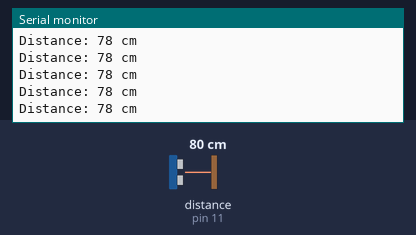
Simulated run of this sketch. Board: Arduino Uno, built with avr-gcc and run on an emulated ATmega328P. Shown: the last lines printed to the serial monitor. Wiring (inferred from the names in the program): ultrasonic range finder: trigger pin 10; echo pin 11. Inputs (shaded band) come from the test bench; at power-on: distance to the obstacle (sensor on pin 11) 80 cm. The echo pulse lasts 58.3 µs per cm.

Above: at 1.2 s.
1.3 s: distance to the obstacle (sensor on pin 11) set to 299 cm
At 1.62 s:
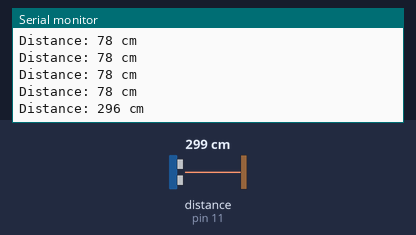
4.3 s: distance to the obstacle (sensor on pin 11) set to 2 cm
At 4.45 s:
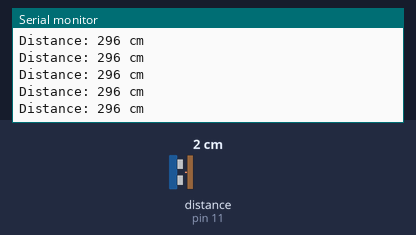
Timing chart, 0 to 7.3 s (numbered marks = the images above; inputs shaded):
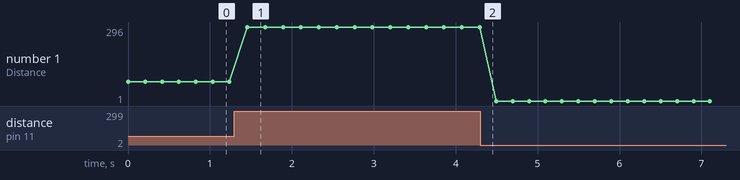

Measured:
- after the input at 1.3 s, the serial monitor: prints a new line after 0.16 s (image 1)
- plotted number 1: 78 → 296 after the input at 1.3 s, 296 → 1 after the input at 4.3 s

The sketch:

02_distance.ino
```cpp
// Step 2: measure a distance with the ultrasonic sensor (HC-SR04)
// and show it on the computer.
//
// Wiring:
//   HC-SR04 VCC  -> 5V
//   HC-SR04 GND  -> GND
//   HC-SR04 Trig -> pin 10
//   HC-SR04 Echo -> pin 11
//
// Upload, then open Tools > Serial Monitor and set it to 9600 baud.
// Hold your hand in front of the sensor and move it closer and further away.

const int TRIG_PIN = 10;
const int ECHO_PIN = 11;

void setup() {
  pinMode(TRIG_PIN, OUTPUT);
  pinMode(ECHO_PIN, INPUT);
  Serial.begin(9600);
}

void loop() {
  int cm = measureDistance();
  Serial.print("Distance: ");
  Serial.print(cm);
  Serial.println(" cm");
  delay(200);
}

// Returns the distance in centimetres, or 999 if there is no echo
// (nothing in front of the sensor, or too far away).
int measureDistance() {
  // 1. Send a short "ping": Trig HIGH for 10 microseconds.
  digitalWrite(TRIG_PIN, LOW);
  delayMicroseconds(2);
  digitalWrite(TRIG_PIN, HIGH);
  delayMicroseconds(10);
  digitalWrite(TRIG_PIN, LOW);

  // 2. Echo stays HIGH for as long as the sound was on its way,
  //    in microseconds. We wait at most 30000 microseconds (30 ms).
  long duration = pulseIn(ECHO_PIN, HIGH, 30000);
  if (duration == 0) {
    return 999;   // no echo came back in time
  }

  // 3. Sound covers 0.034 cm per microsecond (343 metres per second).
  //    It travels there AND back, so divide by 2.
  return duration * 0.034 / 2;
}
```
